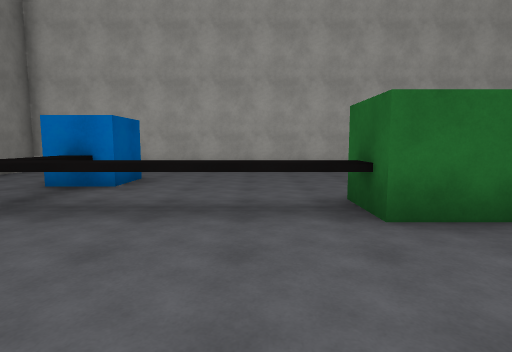
View 1 (above)

15 first-person views from a walk through a scene from a Unity 3-D project. The camera is 1.5 m above the floor, tilts 6° down and sees 80° across. The floor is counted in squares, 2 m on a side. Each view is taken from the middle of a square. On the plan, view 1 faces up. The plan holds only what a view shows up to about 10 squares ahead; the rest is blank. The place goes on beyond the plan. The player is left out. Surface patterns are stand-ins for the level's own textures.

View 2
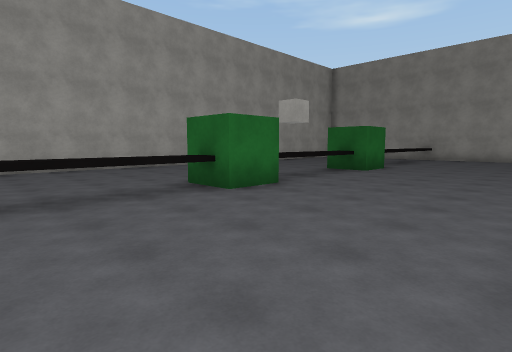

View 3
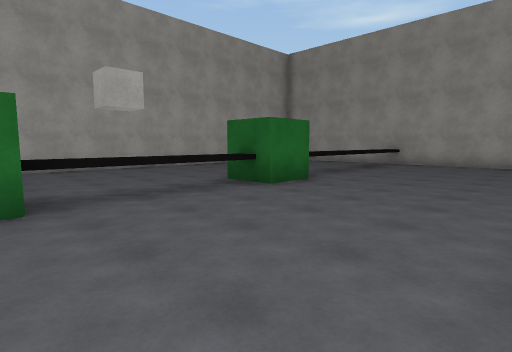

View 4
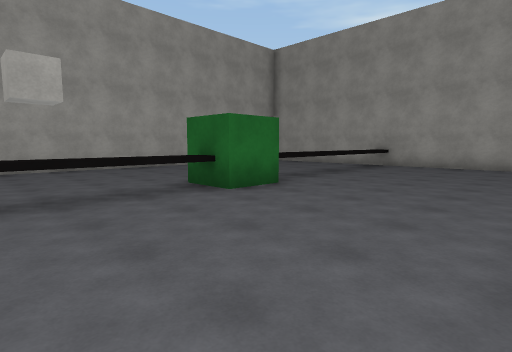

View 5
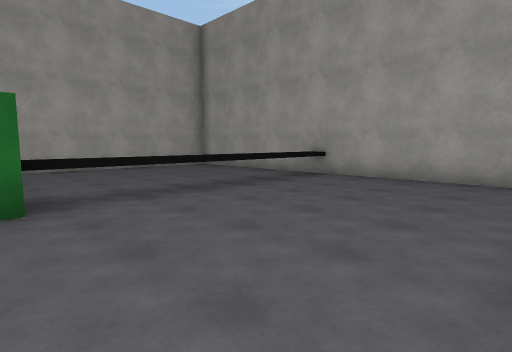

View 6
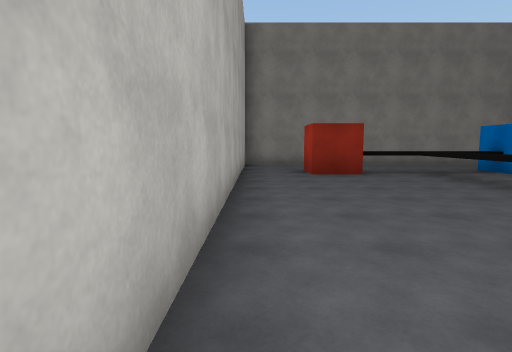

View 7
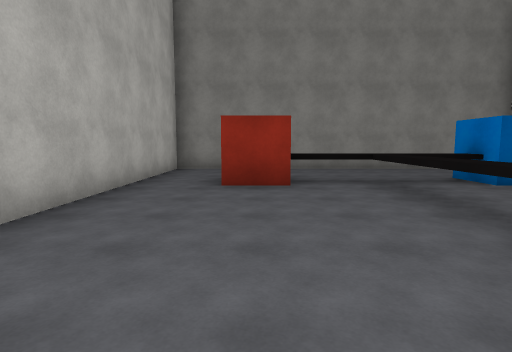

View 8
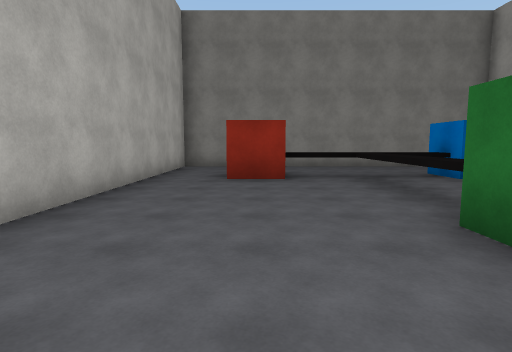

View 9
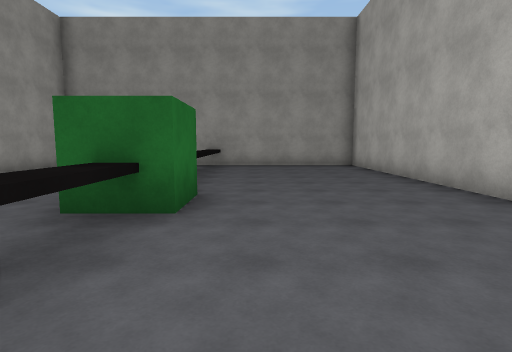

View 10
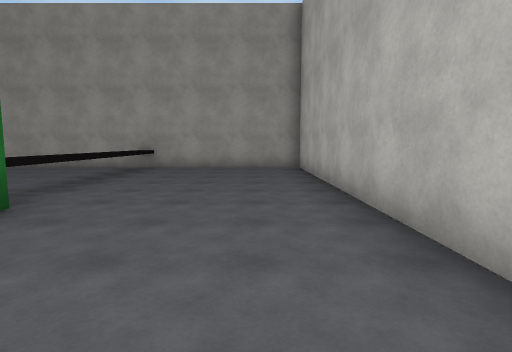

View 11
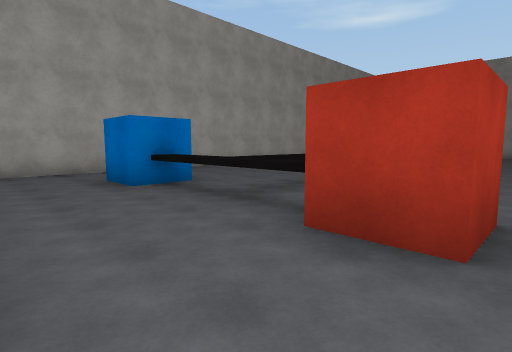

View 12
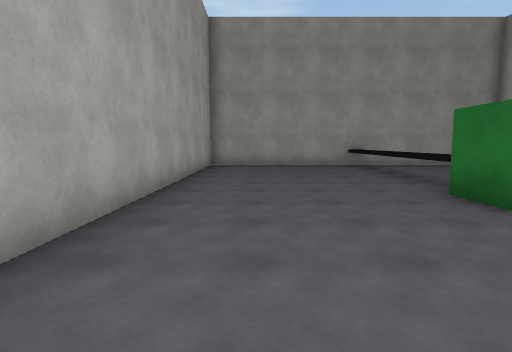

View 13
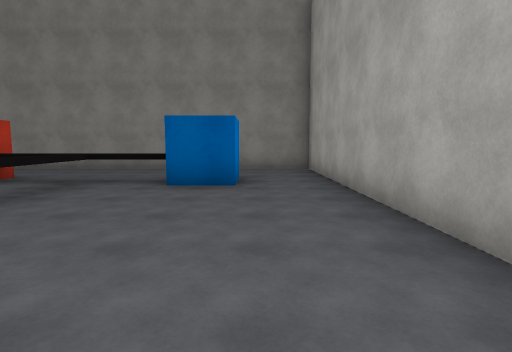

View 14
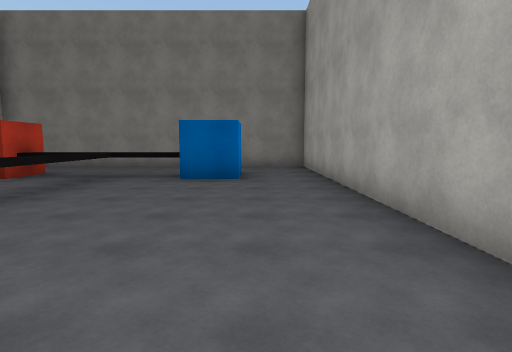

View 15
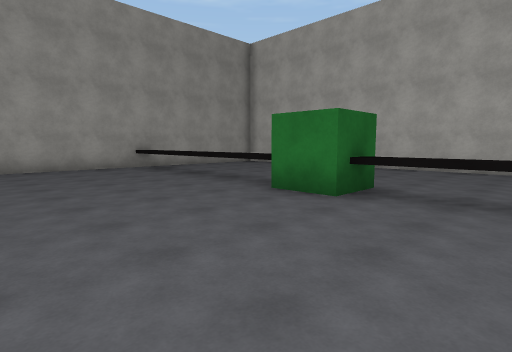

### Floor plan
Key: @ floor where view 1 was taken; # wall or solid block; . floor; T thing the floor can be seen under or through; O other object.
Columns run from 7 left of view 1 to 14 right of it. Each row starts with its distance up from view 1.
  9 ######################
  8 #....................#
  7 #....................#
  6 #...O................#
  5 #...T................#
  4 #...T....O....O......#
  3 #...TTTTTOTTTTOTTTTTT#
  2 #...T................#
  1 #...O................#
  0 #......@.............#
 -1 #....................#
 -2 ######################

Positions as (right, up) in squares from view 1, and headings:
1: (0, 0), facing up
2: (-2, -1), facing up-right
3: (2, -1), facing up-right
4: (3, -1), facing up-right
5: (7, -1), facing up-right
6: (5, -1), facing left
7: (3, 1), facing left
8: (4, 1), facing left
9: (3, 2), facing right
10: (4, 0), facing right
11: (-6, 0), facing up-right
12: (3, 7), facing right
13: (3, 7), facing left
14: (4, 7), facing left
15: (4, 8), facing down-right
